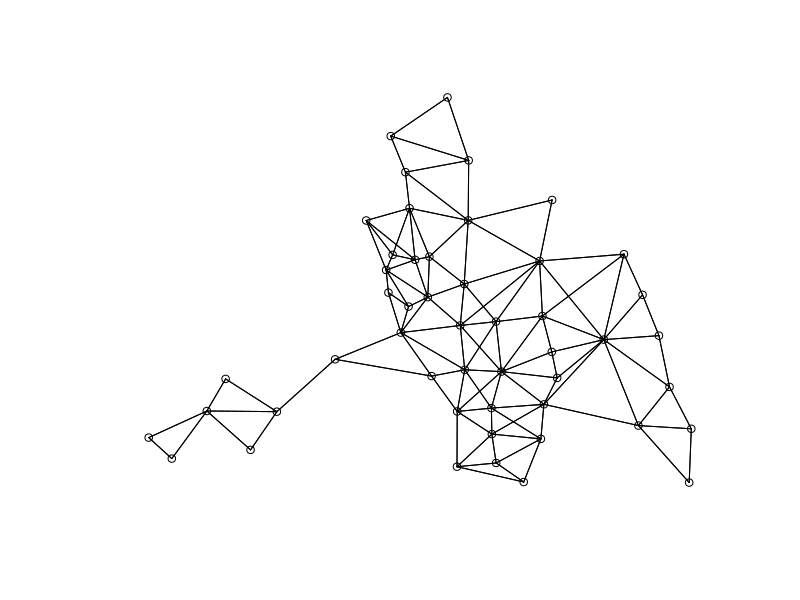
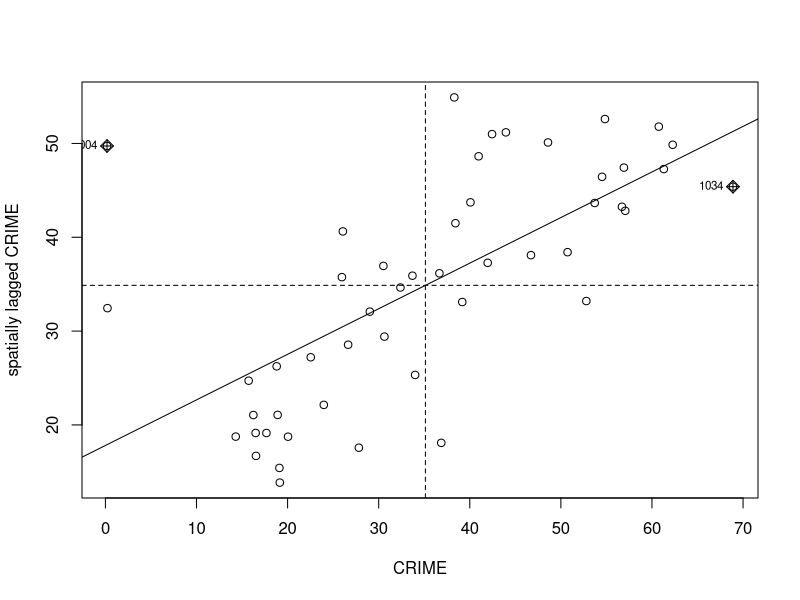
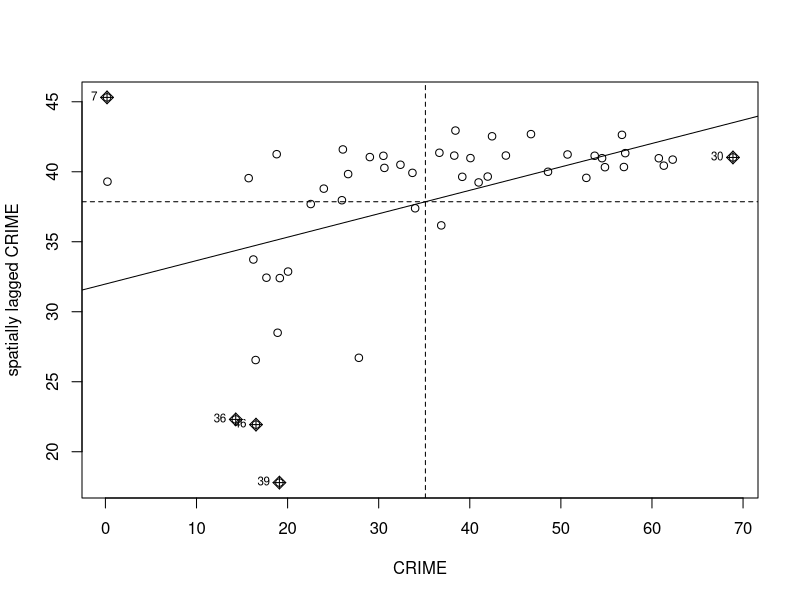

Write the R code that produced these figures, in order.
# Spatial Econometrics in R

install.packages("spdep")
library(spdep)
install.packages("spatialreg")
library(spatialreg)

data(columbus)  

mydata <- columbus
attach(mydata)
Y <- cbind(CRIME)
X <- cbind(INC, HOVAL)
xy <- cbind(mydata$X, mydata$Y)
neighbors <- col.gal.nb
coords <- coords

# Neighbors summary
summary(neighbors)
plot(neighbors, coords)

# Descriptive statistics
summary(Y)
summary(X)

# OLS regression
olsreg <- lm(Y ~ X)
summary(olsreg)

## SPATIAL ANALYSIS BASED ON CONTIGUITY

# Spatial weight matrix based on contiguity
listw <- nb2listw(neighbors)
summary(listw)

# Moran's I test
moran.test(CRIME, listw)
moran.plot(CRIME, listw)

# Lagrange multiplier test for spatial lag and spatial error dependencies
lm.LMtests(olsreg, listw, test=c("LMlag", "LMerr"))

# Spatial lag model
spatial.lag <- lagsarlm(CRIME ~ INC + HOVAL, data = mydata, listw)
summary(spatial.lag)

# Spatial error model
spatial.error <- errorsarlm(CRIME ~ INC + HOVAL, data = mydata, listw)
summary(spatial.error)


##  SPATIAL ANALYSIS BASED ON DISTANCE WEIGHT MATRIX

# Spatial weight matrix based on distance (with lower and upper bounds for distance, d1 and d2)
nb <- dnearneigh(xy, d1=0, d2=10)
listw <- nb2listw(nb, style="W")
summary(listw)

# Moran's I test
moran.test(CRIME, listw)
moran.plot(CRIME, listw)

# Lagrange multiplier test for spatial lag and spatial error dependencies
lm.LMtests(olsreg, listw, test=c("LMlag", "LMerr"))

# Spatial lag model
spatial.lag1 <- lagsarlm(CRIME ~ INC + HOVAL, data = mydata, listw)
summary(spatial.lag1)

# Spatial error model
spatial.error1 <- errorsarlm(CRIME ~ INC + HOVAL, data = mydata, listw)
summary(spatial.error1)
